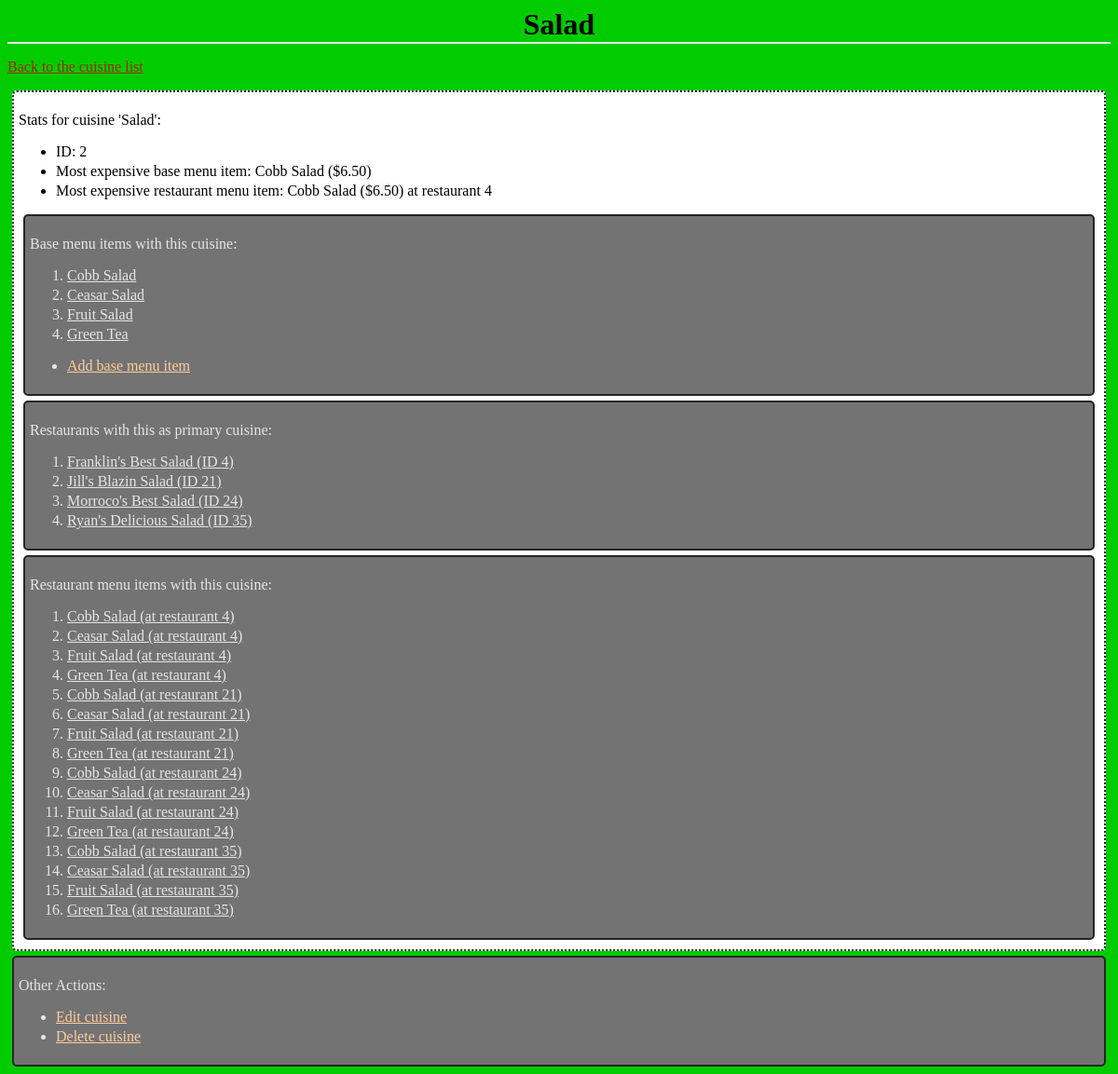
Before: /cuisines/2/ with the older database file.
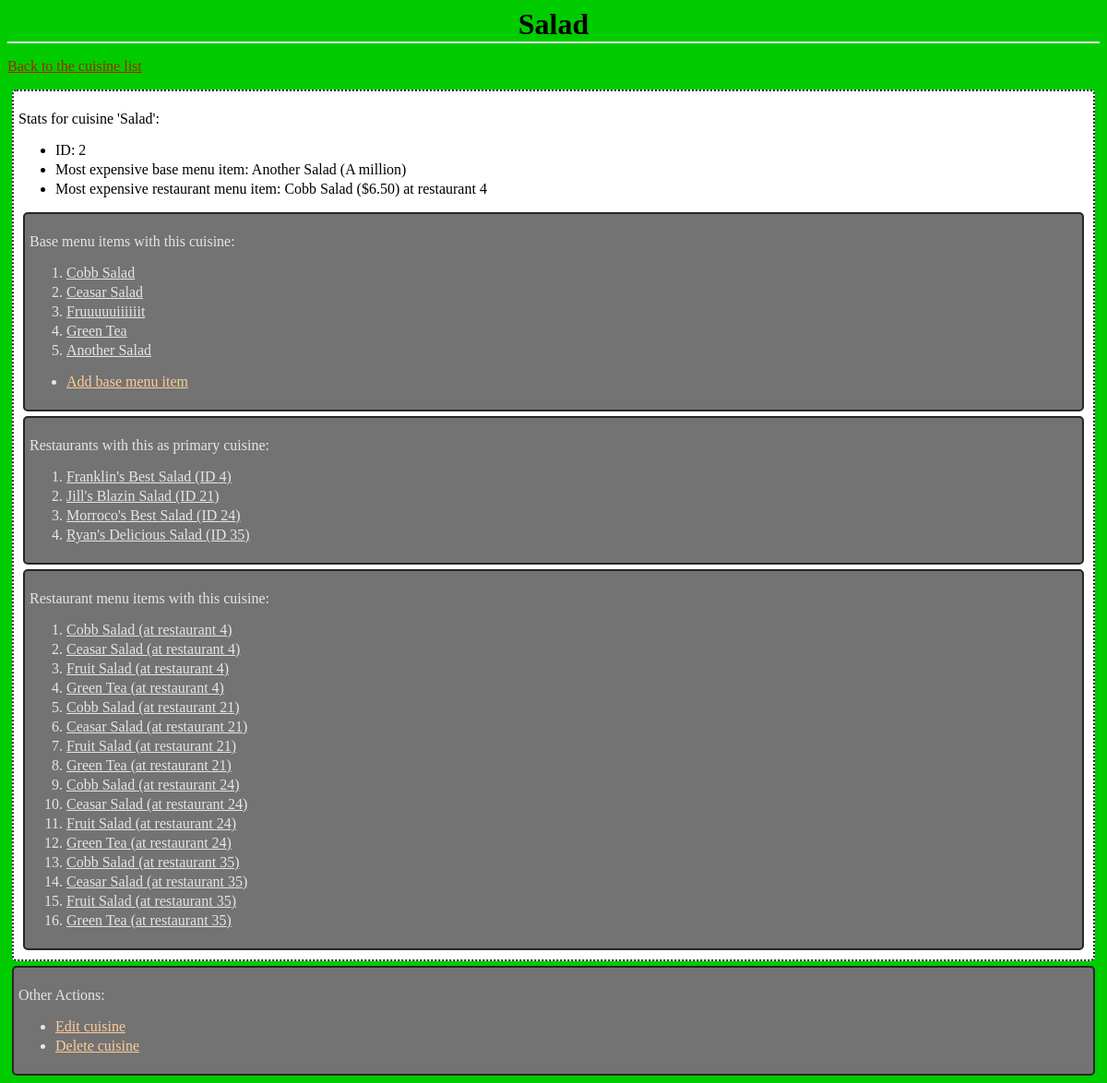
After: the same page with the newer database file.
### database_setup.py (models this page shows, shortened)
class Cuisine(Base):
	__tablename__ = 'cuisine'
	id = Column(Integer, primary_key=True)
	name = Column(String(80), nullable=False, unique=True)

class BaseMenuItem(Base):
	__tablename__ = 'base_menu_item'
	name = Column(String(80), nullable=False, unique=True)
	id = Column(Integer, primary_key=True)
	description = Column(String(250))
	price = Column(String(8))
	course = Column(String(250))
	cuisine_id = Column(Integer, ForeignKey('cuisine.id'))
	cuisine = relationship(Cuisine)

class RestaurantMenuItem(Base):
	__tablename__ = 'restaurant_menu_item'
	name = Column(String(80), nullable=False)
	id = Column(Integer, primary_key=True)
	description = Column(String(250))
	price = Column(String(8))
	course = Column(String(250))
	restaurant_id = Column(Integer, ForeignKey('restaurant.id'))
	baseMenuItem_id = Column(Integer, ForeignKey('base_menu_item.id'))
	restaurant = relationship(Restaurant)
	baseMenuItem = relationship(BaseMenuItem)

class Restaurant(Base):
	__tablename__ = 'restaurant'
	id = Column(Integer, primary_key=True)
	name = Column(String(250), nullable=False)
	cuisine_id = Column(Integer, ForeignKey('cuisine.id'))
	cuisine = relationship(Cuisine)

### project.py (the view)
@app.route('/cuisines/<int:cuisine_id>/')
def cuisine(cuisine_id):
        cuisine = RestaurantManager.getCuisine(cuisine_id=cuisine_id)
        restaurants = RestaurantManager.getRestaurants(cuisine_id=cuisine_id)
        baseMenuItems = RestaurantManager.\
                        getBaseMenuItems(cuisine_id=cuisine_id)
        restaurantMenuItems = RestaurantManager.\
                              getRestaurantMenuItems(cuisine_id=cuisine_id)
        if len(baseMenuItems) > 0:
            mostExpensiveBaseMenuItem = baseMenuItems[0]
            for item in baseMenuItems:
                if item.price > mostExpensiveBaseMenuItem.price:
                    mostExpensiveBaseMenuItem = item
        else:
            mostExpensiveBaseMenuItem = RestaurantManager.getBaseMenuItem(-1)
            mostExpensiveBaseMenuItem.name = "N/A"
            mostExpensiveBaseMenuItem.price = "N/A"
        if len(restaurantMenuItems) > 0:
            mostExpensiveRestaurantMenuItem = restaurantMenuItems[0]
            for item in restaurantMenuItems:
                if item.price > mostExpensiveRestaurantMenuItem.price:
                    mostExpensiveRestaurantMenuItem = item
        else:
            mostExpensiveRestaurantMenuItem = RestaurantManager.getBaseMenuItem(-1)
            mostExpensiveRestaurantMenuItem.name = "N/A"
            mostExpensiveRestaurantMenuItem.price = "N/A"
        return render_template("Cuisine.html",
                               cuisine=cuisine,
                               mostExpensiveBaseMenuItem=mostExpensiveBaseMenuItem,
                               mostExpensiveRestaurantMenuItem=mostExpensiveRestaurantMenuItem,
                               restaurants=restaurants,
                               baseMenuItems=baseMenuItems,
                               restaurantMenuItems=restaurantMenuItems)

### RestaurantManager.py (called while the page is built)
def getRestaurantDBSession():
    engine = create_engine('sqlite:///restaurants.db')
    Base.metadata.bind = engine
    DBSession = sessionmaker(bind=engine)
    session = DBSession()
    return session

def getRestaurants(cuisine_id=None):
    session = getRestaurantDBSession()
    if cuisine_id is not None:
        restaurants = session.query(Restaurant).\
                      filter_by(cuisine_id=cuisine_id).all()
    else:
        restaurants = session.query(Restaurant).\
                      order_by(Restaurant.id).all()
    session.close()
    return restaurants

def getBaseMenuItems(cuisine_id=None):
    session = getRestaurantDBSession()
    if cuisine_id is not None:
        baseMenuItems = session.query(BaseMenuItem).\
                        filter_by(cuisine_id=cuisine_id).all()
    else:
        baseMenuItems = session.query(BaseMenuItem).\
                        order_by(BaseMenuItem.id).all()
    session.close()
    return baseMenuItems

def getCuisine(cuisine_id=None, name=None):
    session = getRestaurantDBSession()
    if cuisine_id is not None:
        cuisine  = session.query(Cuisine).filter_by(id=cuisine_id).one()
    elif name is not None:
        cuisine = session.query(Cuisine).filter_by(name=name).one()
    session.close()
    return cuisine

### templates/Cuisine.html (shortened to what this page needs)
<html>
<head>
	<link rel=stylesheet type=text/css href="{{url_for('static',
											           filename='Cuisines.css')}}">
</head>
<body>
	<h1 class='header'>{{cuisine.name}}</h1>
	<p>
		<a class='backLink' href="{{url_for('cuisines')}}">
			Back to the cuisine list
		</a>
	</p>
	<div class='stats'>
		<p>Stats for cuisine '{{cuisine.name}}':</p>
		<ul>
			<li>ID: {{cuisine.id}}</li>
			<li>Most expensive base menu item: {{mostExpensiveBaseMenuItem.name}}
				({{mostExpensiveBaseMenuItem.price}})</li>
			<li>Most expensive restaurant menu item:
				{{mostExpensiveRestaurantMenuItem.name}}
				({{mostExpensiveRestaurantMenuItem.price}}) at
				restaurant {{mostExpensiveRestaurantMenuItem.restaurant_id}}</li>
		</ul>
		<div class='list'>
		<p>
			Base menu items with this cuisine:
		</p>
		<ol>
			{% for item in baseMenuItems %}
			<li>
			<a class='forwardLink' href="{{url_for('baseMenuItem',
							   cuisine_id=cuisine.id,
							   baseMenuItem_id=item.id)}}">
				{{item.name}}</a>
			</li>
			{% endfor %}
		</ol>
		<ul>
			<li><a class='actionLink' href="{{url_for('addBaseMenuItem',
							   	   cuisine_id=cuisine.id)}}">
				Add base menu item</a>
			</li>
		</ul>
		</div>
		<div class='list'>
		<p>
			Restaurants with this as primary cuisine:
		</p>
		<ol>
			{% for restaurant in restaurants %}
			<li>
			<a class='forwardLink' href="{{url_for('restaurant',
							   restaurant_id=restaurant.id)}}">
				{{restaurant.name}} (ID {{restaurant.id}})</a>
			</li>
			{% endfor %}
		</ol>
		</div>
		<div class='list'>
		<p>
			Restaurant menu items with this cuisine:
		</p>
		<ol>
			{% for item in restaurantMenuItems %}
			<li>
			<a class='forwardLink' href="{{url_for('restaurantMenuItem',
							   restaurant_id=item.restaurant_id,
							   restaurantMenuItem_id=item.id)}}">
				{{item.name}} (at restaurant {{item.restaurant_id}})</a>
			</li>
			{% endfor %}
		</ol>
		</div>
	</div>
	<div class='list'>
	<p>Other Actions:</p>
	<ul>
		<li><a class='actionLink' href="{{url_for('editCuisine',
							   cuisine_id=cuisine.id)}}">
			Edit cuisine</a>
		</li>
		<li><a class='actionLink' href="{{url_for('deleteCuisine',
							   cuisine_id=cuisine.id)}}">
			Delete cuisine</a>
		</li>
	</ul>
	</div>
</body>
</html>

### static/Cuisines.css (style rules this page uses)
body { font-family: serif; background-color: #00cc00 }
li { margin: 0 0 3px 0; }
.header { left: 50%; text-align: center; font-family: 'Georgia', serif; border-bottom: 2px solid #eee; margin: 0; }
.list { border: 2px solid; border-radius: 5px; padding: 5px; margin: 5px; border-color: #262626; background-color: #737373; color: #e6e6e6; }
.stats { border: 2px dotted; border-radius: 5px; padding: 5px; margin: 5px; border-color: #262626; background-color: #ffffff; color: #000000; }
.backLink { color: #a52600; }
.actionLink { color: #ffcc99; }
.forwardLink { color: #e6e6e6; }

Changed rows visible on the page:
added BaseMenuItem: name "Another Salad", price "A million"
changed BaseMenuItem: name "Fruit Salad" → "Fruuuuuiiiiiit"
Other visible differences:
{{ mostExpensiveBaseMenuItem.name }}: "Cobb Salad" → "Another Salad"
{{ mostExpensiveBaseMenuItem.price }}: "$6.50" → "A million"
